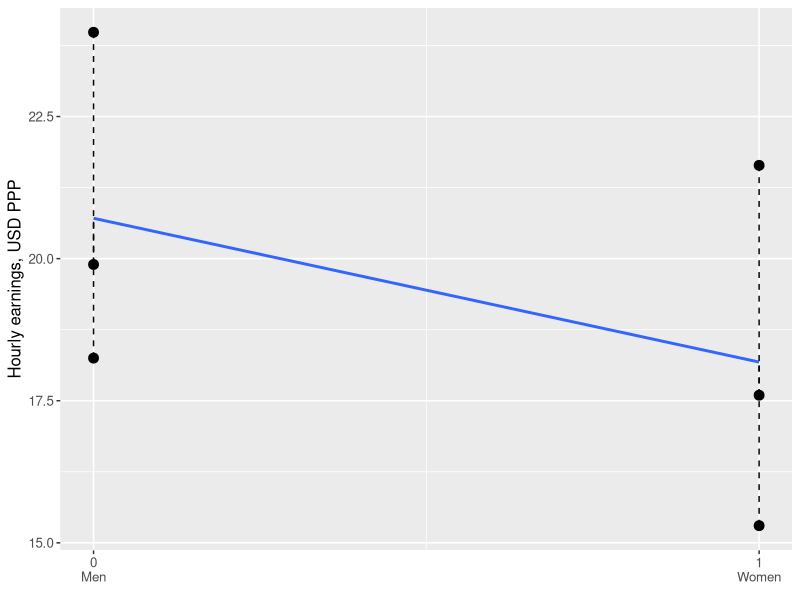
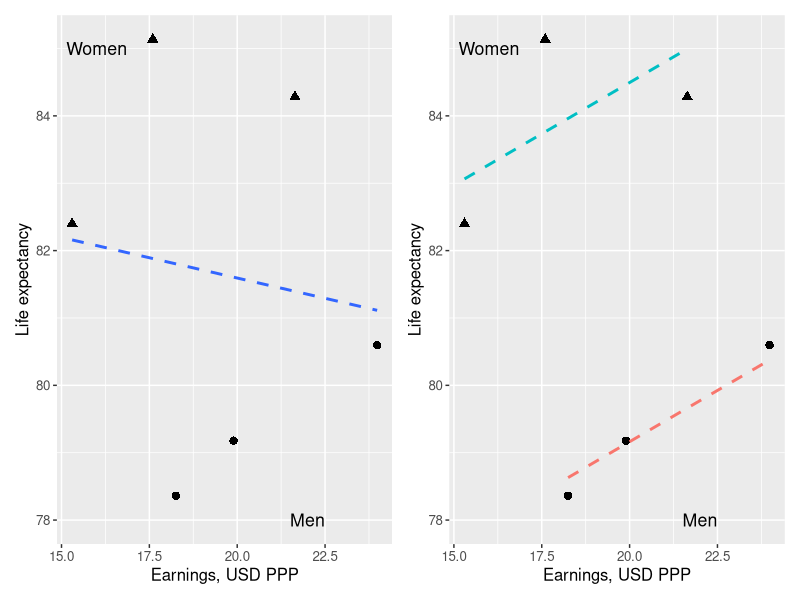
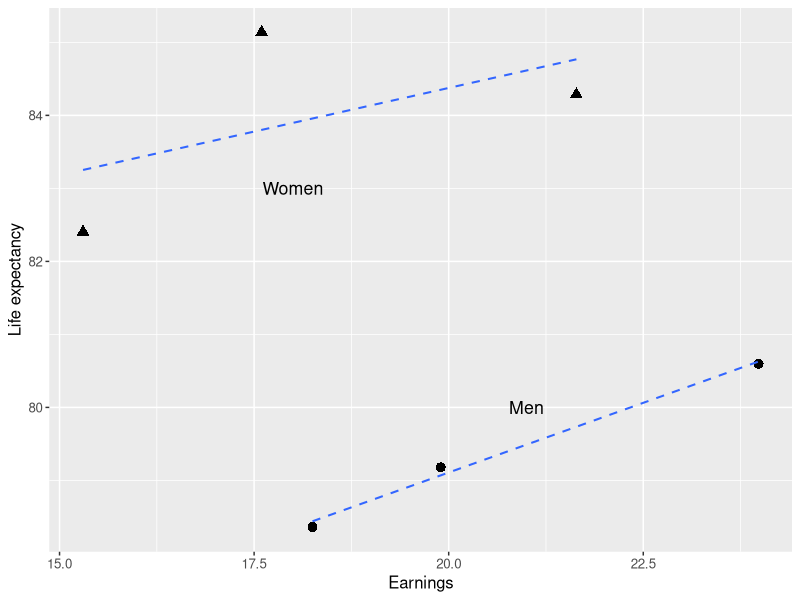

These charts were generated, in order, by the following R code:
## ---- chunk 1
knitr::opts_chunk$set(echo = FALSE, warning = FALSE, message = FALSE, fig.align = "left")
## ---- chunk 2
library("tidyverse")
earnings_df19 <- read_csv("data/ilostat earnings sex.csv", show_col_types=FALSE) %>%
  filter(ref_area.label %in% c("Sweden",
                                "United Kingdom of Great Britain and Northern Ireland",
                                "France"),
         sex.label %in% c("Male","Female","Total"),
         classif1.label=="Currency: 2021 PPP $",
         time==2020) %>%
  select(country=ref_area.label, earn=obs_value, gender=sex.label) %>%
  mutate(country=if_else(country=="United Kingdom of Great Britain and Northern Ireland",
                         "United Kingdom", country))
earn_sex19 <- earnings_df19 %>%
  filter(gender!="Total") %>%
  arrange(desc(gender)) %>%
  mutate(W=earn, G=if_else(gender=="Male",0,1))
g_earnings_gender <- earn_sex19 %>%
  select(W, G) %>%
  mutate(pred_W=predict(lm(W~G))) %>%
  ggplot(aes(y=W, x=G)) +
  geom_point(size=3) +
  geom_smooth(method="lm", se=FALSE) +
  geom_segment(aes(y=W, yend=pred_W, x=G, xend=G), linetype="dashed") +
  labs(y="Hourly earnings, USD PPP", x=element_blank()) +
  scale_x_continuous(breaks=c(0,1), labels=c("0\nMen","1\nWomen"), limits=c(0,1)) +
  theme(text=element_text(size=12))
g_earnings_gender
## ---- chunk 3
library("patchwork")
life19 <- read_csv("data/life-expectancy-of-women-vs-life-expectancy-of-men.csv", show_col_types=FALSE) %>%
  select(year=Year, country=Entity,
         life_exp_female="Life expectancy - Sex: female - Age: 0 - Variant: estimates",
         life_exp_male="Life expectancy - Sex: male - Age: 0 - Variant: estimates") %>%
  pivot_longer(life_exp_female:life_exp_male) %>%
  mutate(gender=case_when(name=="life_exp_male"~"Male", name=="life_exp_female"~"Female")) %>%
  filter(year==2020) %>%
  select(-name, -year) %>% rename(life_exp=value)
mydf19 <- life19 %>% right_join(earn_sex19) %>%
  select(country, gender, life_exp, earn, G) %>%
  mutate(L=life_exp, I=earn)
est19 <- lm(L~I+G, data=mydf19 %>% select(L,I,G))
g_life_inc_gender_1 <- mydf19 %>%
  ggplot(aes(y=L, x=I)) +
  geom_point(aes(shape=as.factor(G)), size=2.5, show.legend=FALSE) +
  geom_smooth(method="lm", se=FALSE, linetype="dashed") +
  labs(y="Life expectancy", x="Earnings, USD PPP") +
  annotate("text", x=c(22,16), y=c(78,85), label=c("Men","Women"), size=4.5) +
  theme(text=element_text(size=12))
xmin_male19 <- min(mydf19 %>% filter(G==0) %>% pull(I))
xmax_male19 <- max(mydf19 %>% filter(G==0) %>% pull(I))
xmin_women19 <- min(mydf19 %>% filter(G==1) %>% pull(I))
xmax_women19 <- max(mydf19 %>% filter(G==1) %>% pull(I))
g_life_inc_gender_2 <- mydf19 %>%
  ggplot(aes(y=L, x=I)) +
  geom_point(aes(shape=as.factor(G)), size=2.5, show.legend=FALSE) +
  geom_function(fun=function(x) est19$coefficients[1]+est19$coefficients[2]*x,
                linetype="dashed", linewidth=1, xlim=c(xmin_male19, xmax_male19), color="#F8766D") +
  geom_function(fun=function(x) est19$coefficients[1]+est19$coefficients[2]*x+est19$coefficients[3],
                linetype="dashed", linewidth=1, xlim=c(xmin_women19, xmax_women19), color="#00BFC4") +
  labs(y="Life expectancy", x="Earnings, USD PPP") +
  annotate("text", x=c(22,16), y=c(78,85), label=c("Men","Women"), size=4.5) +
  theme(text=element_text(size=12))
(g_life_inc_gender_1 + g_life_inc_gender_2)
## ---- chunk 4
intdf19 <- mydf19 %>%
  mutate(GI=G*I) %>%
  select(country, L, I, G, GI)
g_194_life_earning_gender_ols <- intdf19 %>%
  ggplot(aes(x=I, y=L, group=as.factor(G), shape=as.factor(G))) +
  geom_point(size=3, show.legend=FALSE) +
  geom_smooth(method="lm", se=FALSE, linetype=2, linewidth=.7) +
  labs(x="Earnings", y="Life expectancy") +
  theme(text=element_text(size=12)) +
  annotate("text", x=c(18,21), y=c(83,80), size=4.5, label=c("Women","Men"))
g_194_life_earning_gender_ols
